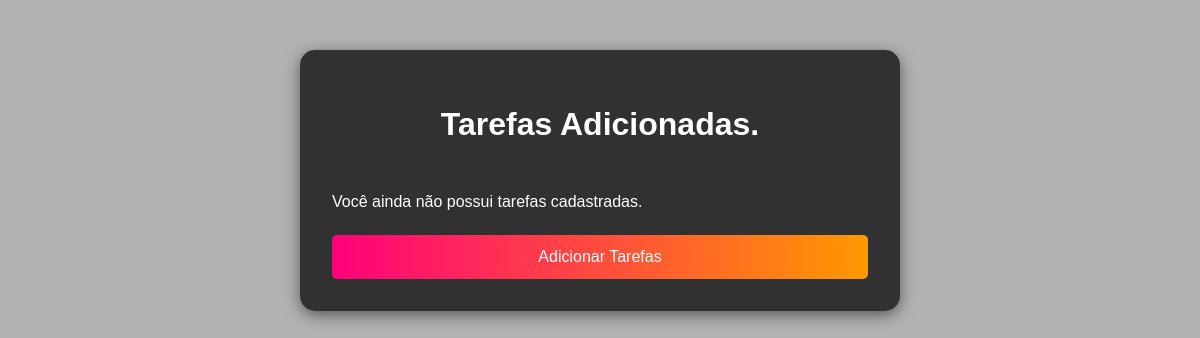
Page /tarefas/ (signed in) on the earlier database version.
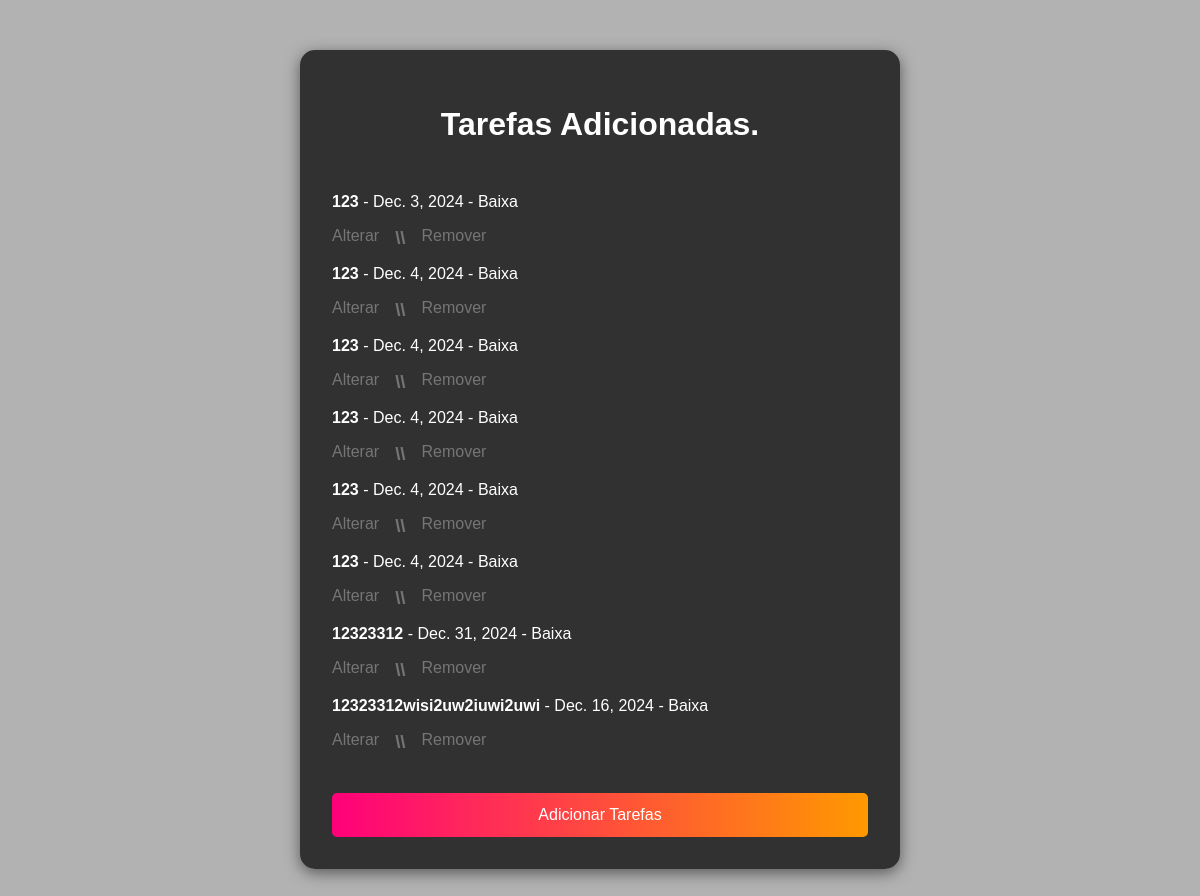
Same page on the later database version.
### taskmasterapp/models.py (models this page shows, shortened)
class Task(models.Model):
    title = models.CharField(max_length=255)
    description = models.TextField(blank=True, null=True)
    due_date = models.DateField()
    priority = models.CharField(
        max_length=10,
        choices=[
            ('Baixa', 'Baixa'),
            ('Média', 'Média'),
            ('Alta', 'Alta')
        ]
    )
    user = models.ForeignKey(User, on_delete=models.CASCADE, related_name='tasks')

### taskmasterapp/views.py (the view)
# urls.py: path('tarefas/', views.TaskList_view, name='task'),
def TaskList_view(request):
    tasks = Task.objects.filter(user=request.user)  # Filtra tarefas do usuário logado
    return render(request, "task/task.html", {"tasks": tasks})

### taskmasterapp/templates/task/task.html (shortened to what this page needs)
{% load static %}
<!DOCTYPE html>
<html lang="pt-BR">
<head>
    <link rel="stylesheet" href="{% static 'registrotarefas/stylergst.css' %}">
</head>
<body>
    <div class="container">
            <h1>Tarefas Adicionadas.</h1>
            <ul>
                {% for task in tasks %}
                <li>
                    <strong>{{ task.title }}</strong> - {{ task.due_date }} - {{ task.priority }}
                    <div class="btn-container">
                    <a href="{% url 'edit_task' task.id %}" class="btnedit" class="btn btn-edit">Alterar</a>
                    <h3>\\</h3>
                    <a href="{% url 'delete_task' task.id%}" class="btndelete" class="btn btn-delete" onclick="return confirm('Tem certeza que deseja remover essa tarefa?');">Remover</a>
                    </div>
                </li>
                {% empty %}
                <p>Você ainda não possui tarefas cadastradas.</p>
                {% endfor %}
            </ul>
            <a href="{% url 'tasksregister' %}"><button id="show-tasks">Adicionar Tarefas</button></a>
    </div>
</body>
</html>

Differences in the rows shown:
added Task: title "123", due_date "Dec. 3, 2024", priority "Baixa"
added Task: title "123", due_date "Dec. 4, 2024", priority "Baixa"
added Task: title "123", due_date "Dec. 4, 2024", priority "Baixa"
added Task: title "123", due_date "Dec. 4, 2024", priority "Baixa"
added Task: title "123", due_date "Dec. 4, 2024", priority "Baixa"
added Task: title "123", due_date "Dec. 4, 2024", priority "Baixa"
added Task: title "12323312", due_date "Dec. 31, 2024", priority "Baixa"
added Task: title "12323312wisi2uw2iuwi2uwi", due_date "Dec. 16, 2024", priority "Baixa"
Other differences:
text no longer shown: "Você ainda não possui tarefas cadastradas."
